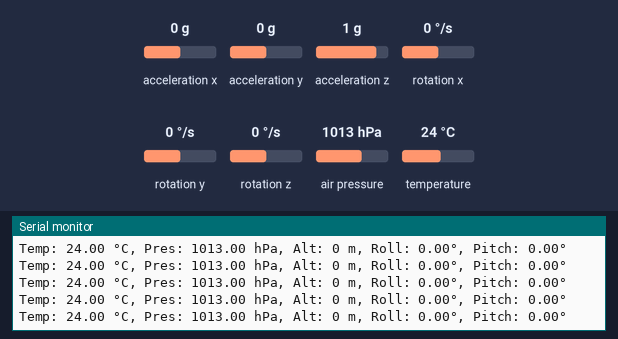
A sketch run on a simulated Arduino Uno, built with avr-gcc and run on an emulated ATmega328P. Shown: the last lines printed to the serial monitor. Inputs (shaded band) come from the test bench; at power-on: air pressure 1013 hPa, acceleration x 0 g, acceleration y 0 g, acceleration z 1 g, rotation x 0 °/s, rotation y 0 °/s, rotation z 0 °/s, temperature 24 °C.

Above: at 3.2 s.
3.3 s: air pressure set to 1025 hPa
At 3.56 s:
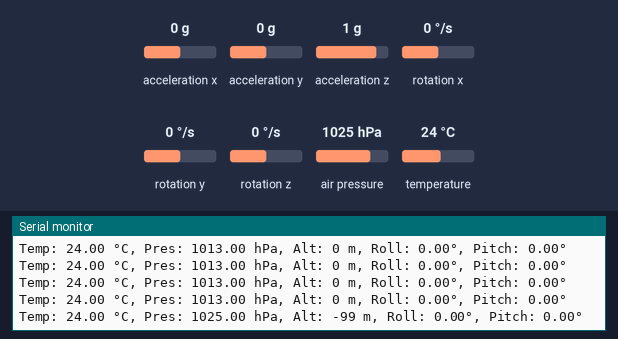
6.3 s: acceleration x set to -1.4 g
At 6.49 s:
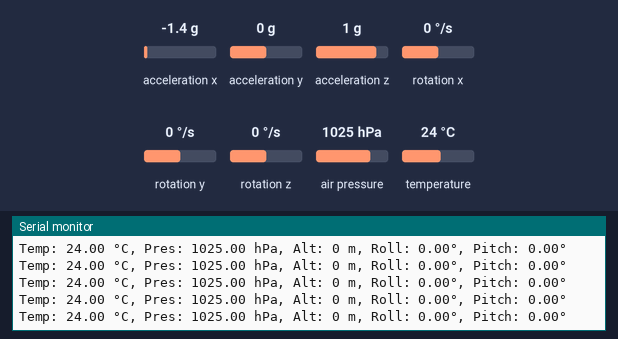
9.3 s: acceleration y set to -1.4 g
At 9.42 s:
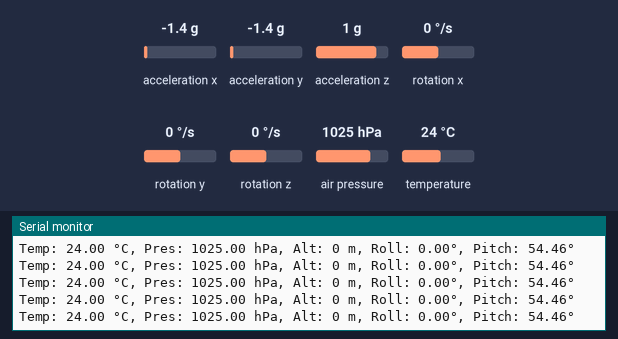
10.8 s: acceleration x set to 0 g
At 11.03 s:
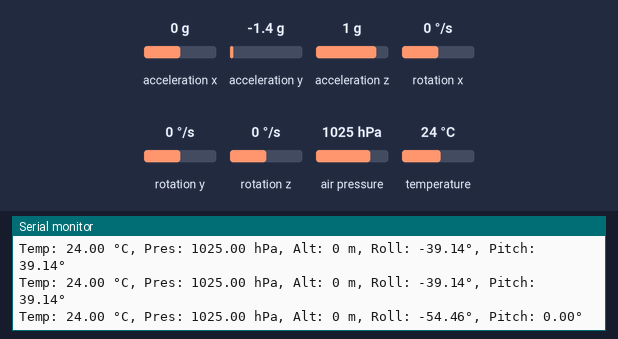
13.8 s: acceleration y set to 0.8 g
At 13.98 s:
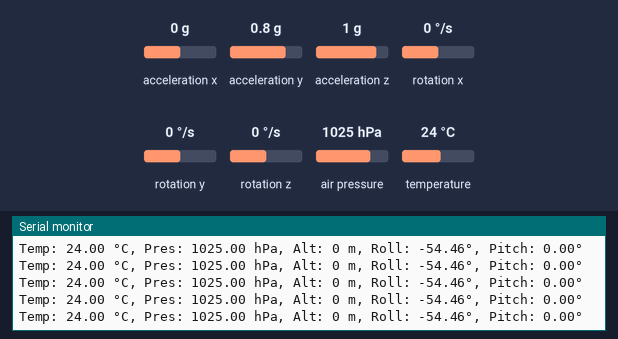
Timing chart, 0 to 16.8 s (numbered marks = the images above; inputs shaded):
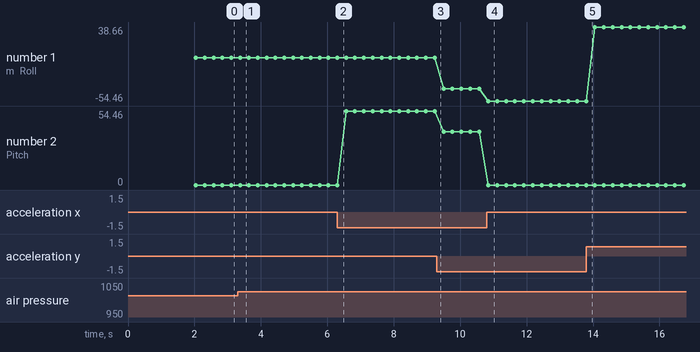

The sketch:

main.ino
```cpp
#include <Wire.h>            // Библиотека для работы UART
#include <Adafruit_BMP280.h> // Библиотека для работы модуля BMP280
#include <MPU6050_light.h>

Adafruit_BMP280 bmp; // Объявляем переменную для датчика BMP280
MPU6050 mpu(Wire);   // Объявляем переменную для датчика MPU9250(MPU6050)

float startPressure;
float startAltitude;

int altitudeRounded;

void setup() {
    Serial.begin(9600); // Включаем отладочный вывод

    if (!bmp.begin(0x76)) {
        Serial.println(F("ERROR.BMP280"));  // Проверяем работоспособность BMP280
        while (1);
    }

    byte status = mpu.begin();
    if (status != 0) {
        Serial.print("MPU6050 ERROR: ");    // Проверяем работоспособность MPU9250(MPU6050)
        Serial.println(status);
        while (1);
    }

    mpu.calcOffsets(); // Автоматическая калибровка

    bmp.setSampling(Adafruit_BMP280::MODE_NORMAL,     // Режим работы
                    Adafruit_BMP280::SAMPLING_X2,     // Точность измерения температуры
                    Adafruit_BMP280::SAMPLING_X1,     // Точность измерения давления
                    Adafruit_BMP280::FILTER_X16,      // Уровень фильтрации
                    Adafruit_BMP280::STANDBY_MS_500); // Время ожидания между измерениями

    delay(1000); // Ждём стабилизации датчика

    // Считаем начальные значения
    startPressure = bmp.readPressure() / 100.0;      // Давление в hPa
    startAltitude = bmp.readAltitude(startPressure); // Высота относительно начального давления

    while (!Serial) {
        ;
    }
    Serial.println(F("[RocketBoard-25.03.23.1-MahcinKirill]"));
}

void loop() {
    mpu.update();

    float temperature = bmp.readTemperature();                  // Температура
    float pressure = bmp.readPressure() / 100.0;                // Давление в hPa
    float currentAltitude = bmp.readAltitude(startPressure);    // Высота относительно стартового давления
    float relativeAltitude = currentAltitude - startAltitude;   // Разница высоты (измерение от старта)

    if (relativeAltitude > 0.0) {
       altitudeRounded = floor(relativeAltitude);
    }                                             // Округление высоты до метров
    else {
       altitudeRounded = ceil(relativeAltitude);
    }

    if (pressure > startPressure) {
       startPressure = pressure;
    }

    Serial.print(F("Temp: "));
    Serial.print(temperature);         // Вывод температуры в °C
    Serial.print(F(" °C, "));

    Serial.print(F("Pres: "));
    Serial.print(pressure);            // Вывод давления в hPa
    Serial.print(F(" hPa, "));

    Serial.print(F("Alt: "));
    Serial.print(altitudeRounded);     // Вывод высоты (в метрах(очень условных и относительных))
    Serial.print(F(" m, "));

    Serial.print(F("Roll: "));
    Serial.print(mpu.getAngleX());     // Крен (наклон влево-вправо)
    Serial.print(F("°, "));

    Serial.print(F("Pitch: "));
    Serial.print(mpu.getAngleY());     // Тангаж (наклон вперёд-назад)
    Serial.println(F("°"));

    delay(250);
}
```

Measured:
- after the input at 3.3 s, the serial monitor: prints a new line after 0.07 s (image 1)
- after the input at 10.8 s, the serial monitor: prints a new line after 0.05 s (image 4)
- plotted number 1: 0 → -39.14 after the input at 9.3 s, -39.14 → -54.46 after the input at 10.8 s, -54.46 → 38.66 after the input at 13.8 s
- plotted number 2: 0 → 54.46 after the input at 6.3 s, 54.46 → 39.14 after the input at 9.3 s
